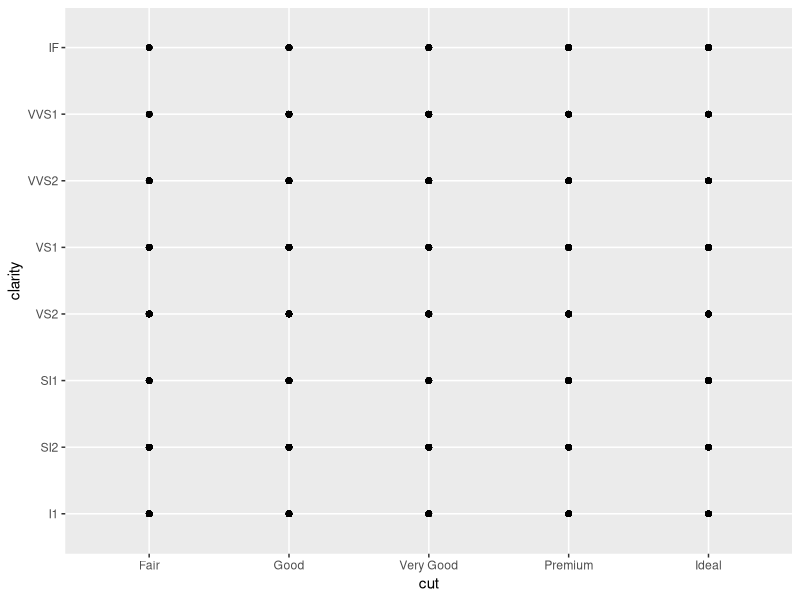
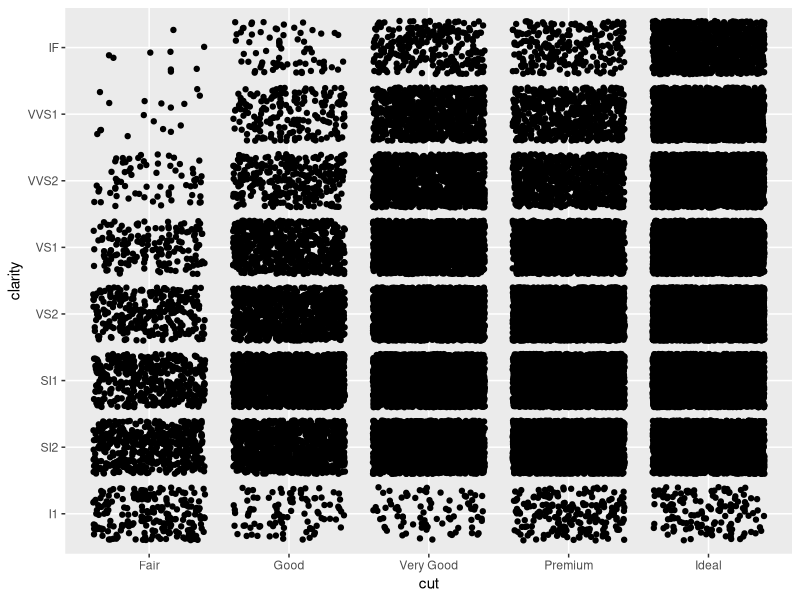
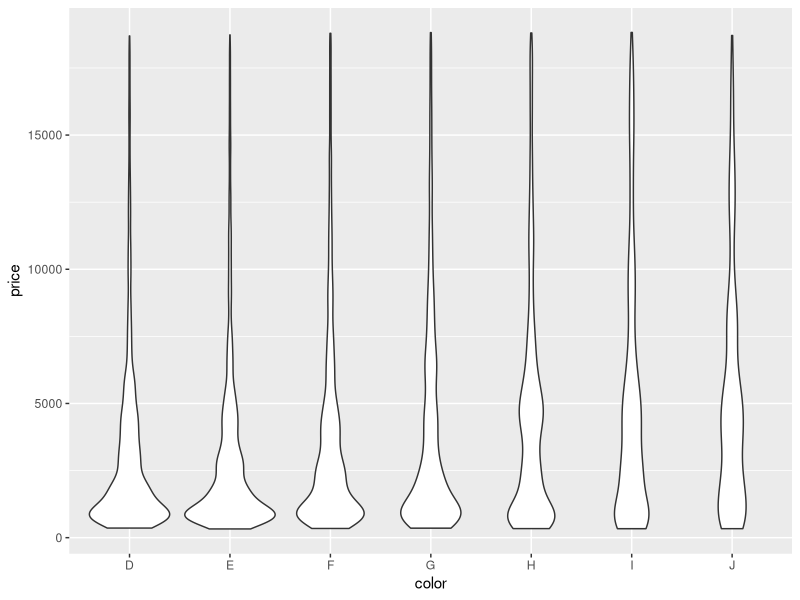
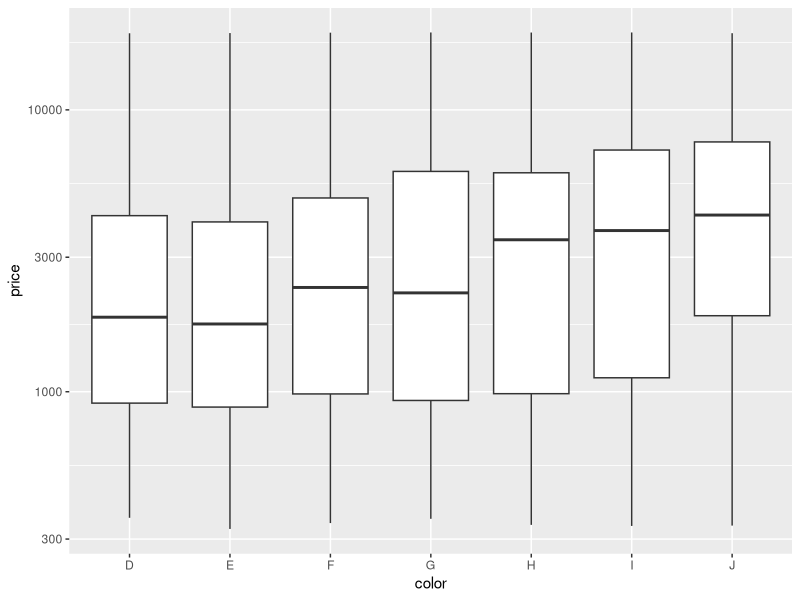
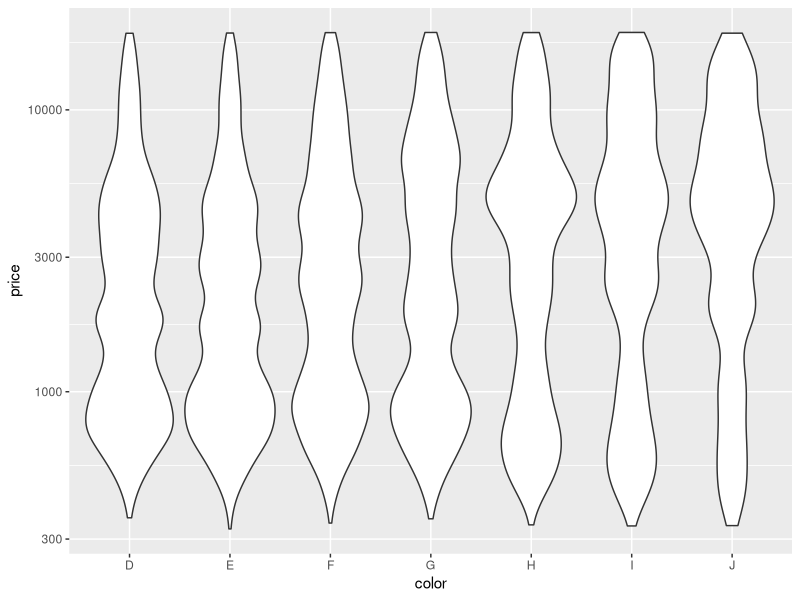
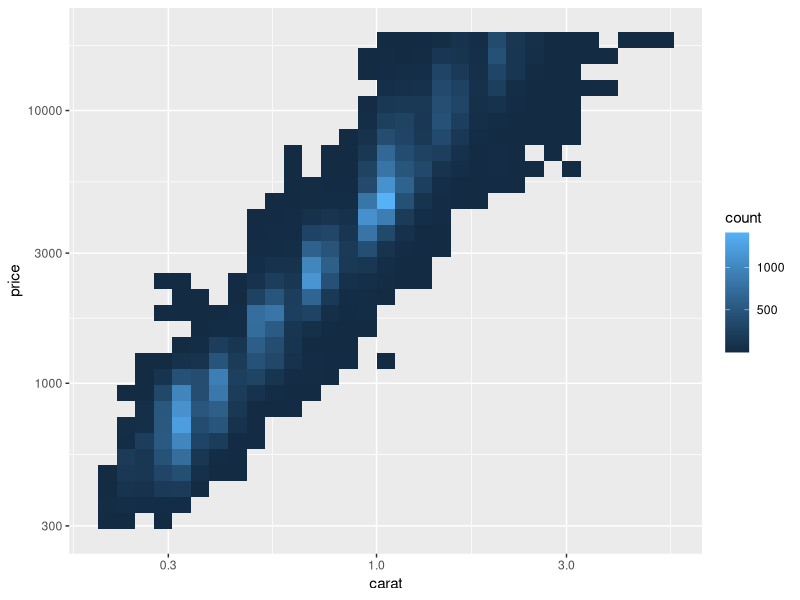
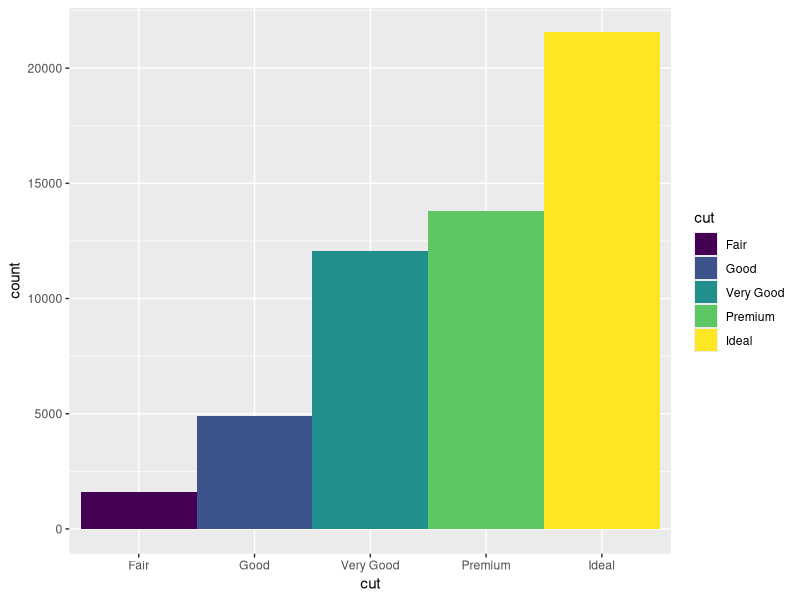
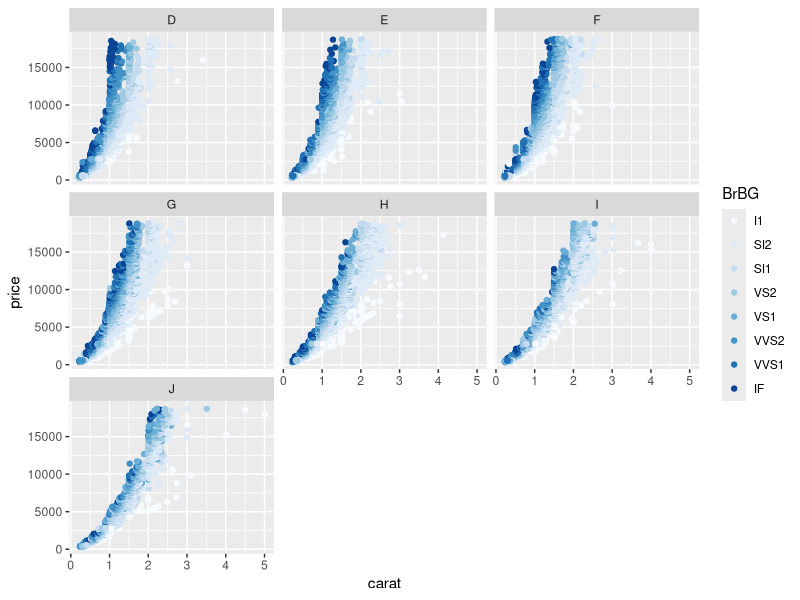

Recreate these plots in R, in order.
# Exercise 2: advanced ggplot2 practice

# Install and load the `ggplot2` package
#install.packages('ggplot2')
library("ggplot2")

# For this exercise you will again be working with the `diamonds` data set.
# Use `?diamonds` to review details about this data set
?diamonds

## Position Adjustments

# Draw a column (bar) chart of diamonds cuts by price, with each bar filled by 
# clarity. You should see a _stacked_ bar chart.


# Draw the same chart again, but with each element positioned to "fill" the y axis


# Draw the same chart again, but with each element positioned to "dodge" each other


# Draw a plot with point geometry with the x-position mapped to `cut` and the 
# y-position mapped to `clarity`
# This creates a "grid" grouping the points
ggplot(data = diamonds) + 
  geom_point(mapping = aes(x = cut, y = clarity))

# Use the "jitter" position adjustment to keep the points from all overlapping!
# (This works a little better with a sample of diamond data, such as from the 
# previous exercise).
ggplot(data = diamonds) +
  geom_point(mapping = aes(x = cut, y = clarity), position = "jitter")


## Scales

# Draw a "boxplot" (with `geom_boxplot`) for the diamond's price (y) by color (x)
ggplot(data = diamonds) + 
  geom_violin(mapping = aes (x = color, y = price))

# This has a lot of outliers, making it harder to read. To fix this, draw the 
# same plot but with a _logarithmic_ scale for the y axis.
ggplot(data = diamonds) + 
  geom_boxplot(mapping = aes (x = color, y = price)) + 
                 scale_y_log10()

# For another version, draw the same plot but with `violin` geometry instead of 
# `boxplot` geometry!
# How does the logarithmic scale change the data presentation?
ggplot(data = diamonds) + 
  geom_violin(mapping = aes (x = color, y = price)) + 
  scale_y_log10()

# Another interesting plot: draw a plot of the diamonds price (y) by carat (x), 
# using a heatmap of 2d bins (geom_bin2d)
# What happens when you make the x and y channels scale logarithmically?
ggplot(data = diamonds) + 
  geom_bin2d(mapping = aes (x = carat, y = price)) + 
  scale_y_log10() +
  scale_x_log10()

# Draw a scatter plot for the diamonds price (y) by carat (x). Color each point
# by the clarity (Remember, this will take a while. Use a sample of the diamonds 
# for faster results)


# Change the color of the previous plot using a ColorBrewer scale of your choice. 
# What looks nice?



## Coordinate Systems

# Draw a bar chart with x-position and fill color BOTH mapped to cut
# For best results, SET the `width` of the geometry to be 1 (fill plot, no space
# between)
# TIP: You can save the plot to a variable for easier modifications
ggplot(data = diamonds) +
  geom_bar(mapping = aes(x = cut, fill = cut), width = 1)

# Draw the same chart, but with the coordinate system flipped


# Draw the same chart, but in a polar coordinate system. It's a Coxcomb chart!



## Facets

# Take the scatter plot of price by carat data (colored by clarity) and add 
# _facets_ based on the diamond's `color`
ggplot(data = diamonds) + 
  geom_point(mapping = aes(x = carat, y = price, color = clarity)) +
  scale_color_brewer("BrBG") +
  facet_wrap(~ color)


## Saving Plots

# Use the `ggsave()` function to save the current (recent) plot to disk.
# Name the output file "my-plot.png".
# Make sure you've set the working directory!!
ggsave("facet-plot.png")
